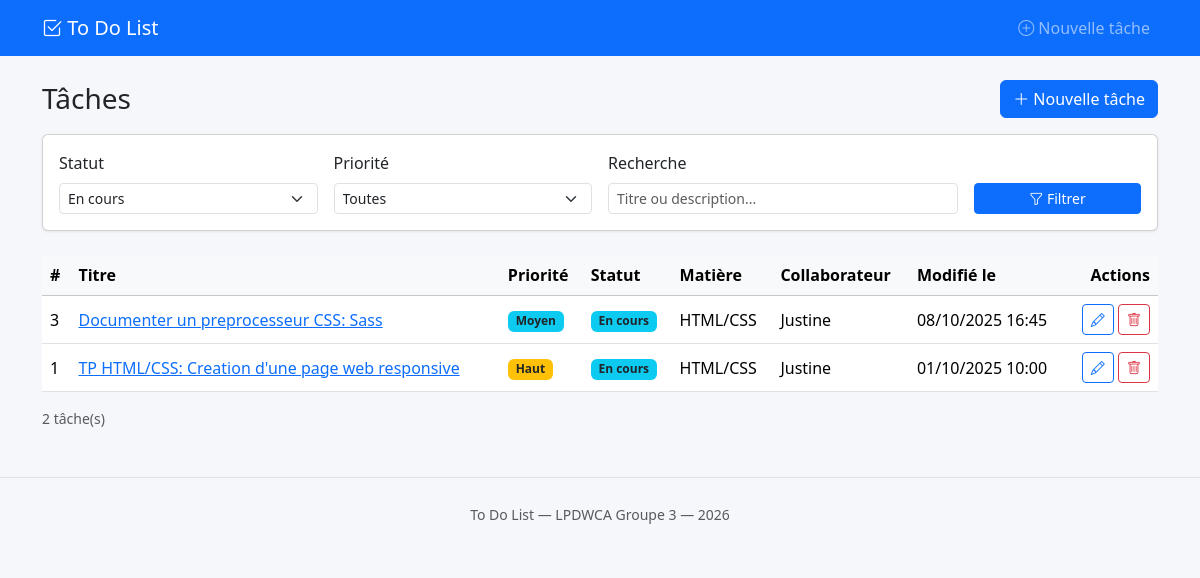
The page /index.php?statut=3 on the database its author committed.
### tables this page shows
CREATE TABLE taches (
                        id_tache                   INT UNSIGNED     NOT NULL AUTO_INCREMENT,
                        libelle                    VARCHAR(255)     NOT NULL,
                        description                TEXT             NOT NULL,
                        date_creation              DATETIME         NOT NULL,
                        date_modification          DATETIME         NOT NULL,
                        date_completion            DATETIME         NULL,
                        temps_passe_minutes        SMALLINT UNSIGNED NOT NULL DEFAULT 0,
                        id_collaborateur           INT UNSIGNED     NOT NULL,
                        id_priorite                TINYINT UNSIGNED NOT NULL,
                        id_statut_tache            TINYINT UNSIGNED NOT NULL,
                        id_matiere                 SMALLINT UNSIGNED NOT NULL,
                        id_niveau_competence_requis TINYINT UNSIGNED NOT NULL,
                        id_niveau_difficulte       TINYINT UNSIGNED NOT NULL,
                        PRIMARY KEY (id_tache),
                        KEY idx_taches_collaborateur  (id_collaborateur),
                        KEY idx_taches_priorite     (id_priorite),
                        KEY idx_taches_statut       (id_statut_tache),
                        KEY idx_taches_matiere      (id_matiere),
                        KEY idx_taches_competence   (id_niveau_competence_requis),
                        KEY idx_taches_difficulte   (id_niveau_difficulte),
                        KEY idx_taches_diff_comp    (id_niveau_difficulte, id_niveau_competence_requis),
                        CONSTRAINT fk_taches_collaborateurs
                            FOREIGN KEY (id_collaborateur)
                                REFERENCES collaborateurs (id_collaborateur)
                                ON UPDATE CASCADE ON DELETE RESTRICT,
                        CONSTRAINT fk_taches_priorite
                            FOREIGN KEY (id_priorite)
                                REFERENCES priorites (id_priorite)
                                ON UPDATE CASCADE ON DELETE RESTRICT,
                        CONSTRAINT fk_taches_statut
                            FOREIGN KEY (id_statut_tache)
                                REFERENCES statuts_tache (id_statut_tache)
                                ON UPDATE CASCADE ON DELETE RESTRICT,
                        CONSTRAINT fk_taches_matiere
                            FOREIGN KEY (id_matiere)
                                REFERENCES matieres (id_matiere)
                                ON UPDATE CASCADE ON DELETE RESTRICT,
                        CONSTRAINT fk_taches_competence
                            FOREIGN KEY (id_niveau_competence_requis)
                                REFERENCES niveaux_competence (id_niveau_competence)
                                ON UPDATE CASCADE ON DELETE RESTRICT,
                        CONSTRAINT fk_taches_difficulte
                            FOREIGN KEY (id_niveau_difficulte)
                                REFERENCES niveaux_difficulte (id_niveau_difficulte)
                                ON UPDATE CASCADE ON DELETE RESTRICT,
     
                        CONSTRAINT fk_taches_compatibilite
                            FOREIGN KEY (id_niveau_difficulte, id_niveau_competence_requis)
                                REFERENCES niveaux_difficulte_competence (id_niveau_difficulte, id_niveau_competence)
                                ON UPDATE CASCADE ON DELETE RESTRICT
);

CREATE TABLE priorites (
                           id_priorite      TINYINT UNSIGNED NOT NULL,
                           libelle          VARCHAR(50)      NOT NULL,
                           ordre_affichage  TINYINT UNSIGNED NOT NULL,
                           PRIMARY KEY (id_priorite),
                           UNIQUE KEY uq_priorites_libelle (libelle)
);

CREATE TABLE statuts_tache (
                               id_statut_tache  TINYINT UNSIGNED NOT NULL,
                               libelle          VARCHAR(80)      NOT NULL,
                               ordre_affichage  TINYINT UNSIGNED NOT NULL,
                               est_terminal     TINYINT(1)       NOT NULL DEFAULT 0,
                               PRIMARY KEY (id_statut_tache),
                               UNIQUE KEY uq_statuts_tache_libelle (libelle)
);

CREATE TABLE matieres (
                          id_matiere  SMALLINT UNSIGNED NOT NULL,
                          libelle     VARCHAR(150)      NOT NULL,
                          PRIMARY KEY (id_matiere),
                          UNIQUE KEY uq_matieres_libelle (libelle)
);

CREATE TABLE collaborateurs (
                              id_collaborateur INT UNSIGNED    NOT NULL AUTO_INCREMENT,
                              nom_affichage   VARCHAR(100)    NOT NULL,
                              email           VARCHAR(190)    NULL,
                              date_creation   DATETIME        NOT NULL DEFAULT CURRENT_TIMESTAMP,
                              PRIMARY KEY (id_collaborateur),
                              UNIQUE KEY uq_collaborateur_nom   (nom_affichage),
                              UNIQUE KEY uq_collaborateur_email (email)
);

### includes/functions.php (called while the page is built, shortened)
<?php
function prioriteColor(int $id): string
{
    $colors = [
        1 => 'danger',
        2 => 'warning text-dark',
        3 => 'info text-dark',
        4 => 'primary',
        5 => 'secondary',
    ];
    return $colors[$id] ?? 'secondary';
}
function statutColor(int $estTerminal): string
{
    return $estTerminal ? 'success' : 'info text-dark';
}
function e(string $str): string
{
    return htmlspecialchars($str, ENT_QUOTES, 'UTF-8');
}

### index.php (the view, shortened to what this page needs)
<?php
$pdo = getDB();
$filterStatut   = $_GET['statut'] ?? '';
$search         = trim($_GET['q'] ?? '');
$where  = [];
$params = [];
if ($filterStatut !== '') {
    $where[]  = 't.id_statut_tache = ?';
    $params[] = (int) $filterStatut;
}
$whereSQL = $where ? 'WHERE ' . implode(' AND ', $where) : '';
$sql = "SELECT t.id_tache, t.libelle, t.date_modification,
               c.nom_affichage  AS collaborateur,
               p.libelle AS priorite, p.id_priorite,
               st.libelle AS statut, st.est_terminal,
               m.libelle  AS matiere
        FROM taches t
        JOIN collaborateurs c  ON c.id_collaborateur  = t.id_collaborateur
        JOIN priorites p       ON p.id_priorite       = t.id_priorite
        JOIN statuts_tache st  ON st.id_statut_tache  = t.id_statut_tache
        JOIN matieres m        ON m.id_matiere        = t.id_matiere
        $whereSQL
        ORDER BY t.date_modification DESC";
$stmt = $pdo->prepare($sql);
$stmt->execute($params);
$taches = $stmt->fetchAll();
$statuts   = $pdo->query('SELECT * FROM statuts_tache ORDER BY ordre_affichage')->fetchAll();
require 'includes/header.php';
?>
<div class="d-flex justify-content-between align-items-center mb-3">
    <h1 class="h3 mb-0">Tâches</h1>
    <a href="create.php" class="btn btn-primary">
        <i class="bi bi-plus-lg"></i> Nouvelle tâche
    </a>
</div>
<div class="card mb-4">
    <div class="card-body">
        <form method="get" class="row g-3 align-items-end">
            <div class="col-md-3">
                <label for="filter-statut" class="form-label">Statut</label>
                <select id="filter-statut" name="statut" class="form-select form-select-sm">
                    <?php foreach ($statuts as $s): ?>
                        <option value="<?= $s['id_statut_tache'] ?>"
                            <?= $filterStatut == $s['id_statut_tache'] ? 'selected' : '' ?>>
                            <?= e($s['libelle']) ?>
                        </option>
                    <?php endforeach; ?>
                </select>
            </div>
            <div class="col-md-3">
                <label for="filter-priorite" class="form-label">Priorité</label>
                <select id="filter-priorite" name="priorite" class="form-select form-select-sm">
                    <option value="">Toutes</option>
                </select>
            </div>
            <div class="col-md-4">
                <label for="filter-search" class="form-label">Recherche</label>
                <input type="text" id="filter-search" name="q" class="form-control form-control-sm"
                       value="<?= e($search) ?>" placeholder="Titre ou description...">
            </div>
            <div class="col-md-2">
                <button type="submit" class="btn btn-sm btn-primary w-100">
                    <i class="bi bi-funnel"></i> Filtrer
                </button>
            </div>
        </form>
    </div>
</div>
<?php if (empty($taches)): ?>
    <div class="alert alert-info">Aucune tâche trouvée.</div>
<?php else: ?>
    <div class="table-responsive">
        <table class="table table-hover align-middle">
            <thead class="table-light">
                <tr>
                    <th>#</th>
                    <th>Titre</th>
                    <th>Priorité</th>
                    <th>Statut</th>
                    <th>Matière</th>
                    <th>Collaborateur</th>
                    <th>Modifié le</th>
                    <th class="text-end">Actions</th>
                </tr>
            </thead>
            <tbody>
            <?php foreach ($taches as $t): ?>
                <tr class="<?= $t['est_terminal'] ? 'table-secondary' : '' ?>">
                    <td><?= $t['id_tache'] ?></td>
                    <td>
                        <a href="task.php?id=<?= $t['id_tache'] ?>">
                            <?= e($t['libelle']) ?>
                        </a>
                    </td>
                    <td>
                        <span class="badge bg-<?= prioriteColor($t['id_priorite']) ?>">
                            <?= e($t['priorite']) ?>
                        </span>
                    </td>
                    <td>
                        <span class="badge bg-<?= statutColor($t['est_terminal']) ?>">
                            <?= e($t['statut']) ?>
                        </span>
                    </td>
                    <td><?= e($t['matiere']) ?></td>
                    <td><?= e($t['collaborateur']) ?></td>
                    <td><?= date('d/m/Y H:i', strtotime($t['date_modification'])) ?></td>
                    <td class="text-end text-nowrap">
                        <a href="edit.php?id=<?= $t['id_tache'] ?>"
                           class="btn btn-sm btn-outline-primary" title="Modifier">
                            <i class="bi bi-pencil"></i>
                        </a>
                        <form method="post" action="delete.php" class="d-inline"
                              onsubmit="return confirm('Supprimer cette tâche ?')">
                            <button class="btn btn-sm btn-outline-danger" title="Supprimer">
                                <i class="bi bi-trash"></i>
                            </button>
                        </form>
                    </td>
                </tr>
            <?php endforeach; ?>
            </tbody>
        </table>
    </div>
    <p class="text-muted small"><?= count($taches) ?> tâche(s)</p>
<?php endif; ?>
<?php require 'includes/footer.php'; ?>

### css/style.css (style rules this page uses)
body { background-color: #f5f7fa; }
.table th { white-space: nowrap; }
.card { box-shadow: 0 1px 3px rgba(0, 0, 0, 0.08); }

### rows shown on the page
taches: id_tache "3", libelle "Documenter un preprocesseur CSS: Sass", id_priorite.libelle "Moyen", id_statut_tache.libelle "En cours", id_matiere.libelle "HTML/CSS", id_collaborateur.nom_affichage "Justine", date_modification "08/10/2025 16:45"
taches: id_tache "1", libelle "TP HTML/CSS: Creation d'une page web responsive", id_priorite.libelle "Haut", id_statut_tache.libelle "En cours", id_matiere.libelle "HTML/CSS", id_collaborateur.nom_affichage "Justine", date_modification "01/10/2025 10:00"

### other values the page prints
count($taches) "2"
form field statut "En cours"
